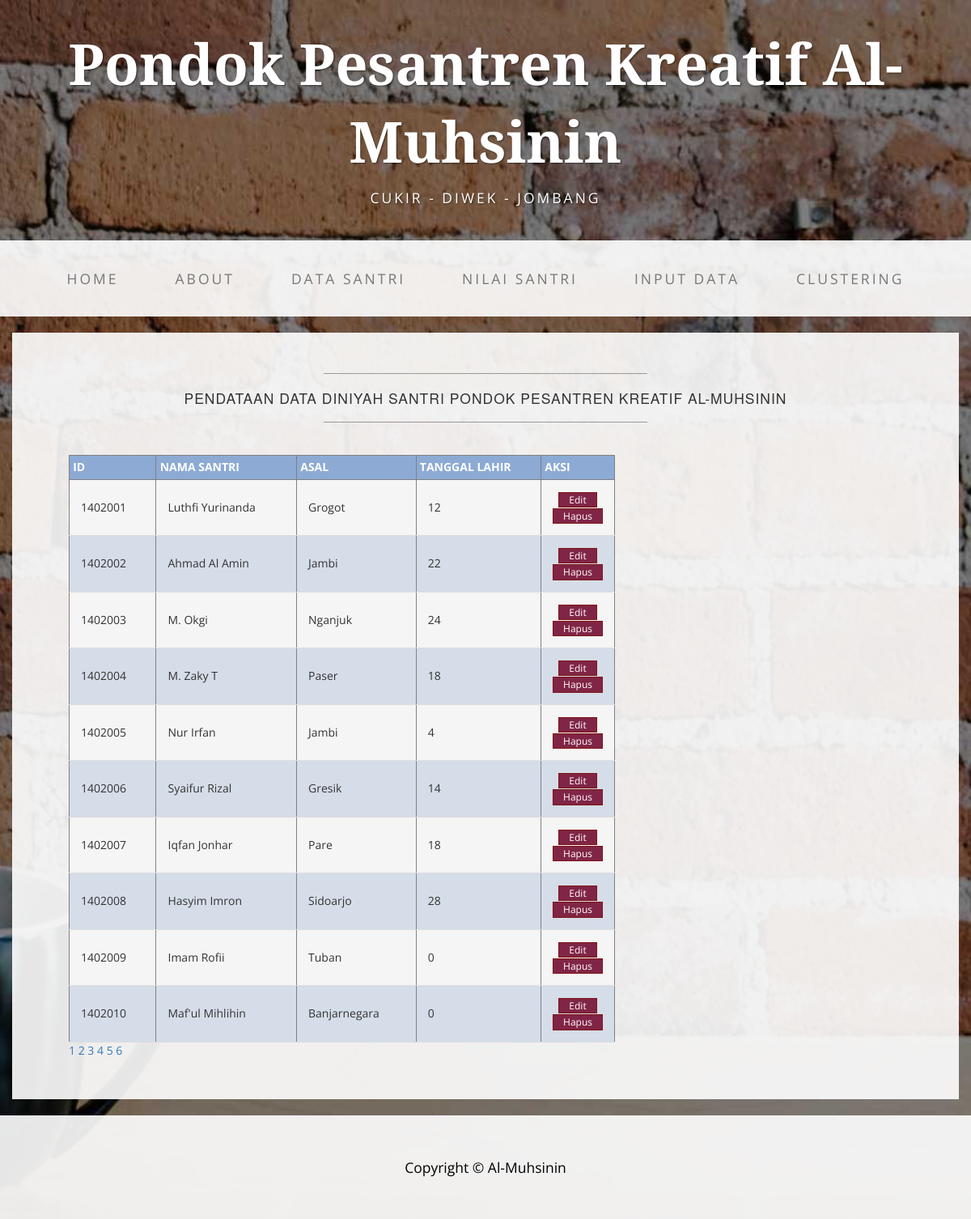
Screenshot of /inputdata.php with the database file from the repository.
### tables this page shows
CREATE TABLE `santri` (
  `Id` int(100) NOT NULL,
  `Nama` varchar(30) NOT NULL,
  `Asal` varchar(30) NOT NULL,
  `Tgl_lhr` int(11) NOT NULL,
  `Nahwu` int(11) NOT NULL,
  `Shorof` int(11) NOT NULL,
  `Fiqih` int(11) NOT NULL,
  `Hadits` int(11) NOT NULL,
  `Akhlaq` int(11) NOT NULL
);

### inputdata.php (the view, shortened to what this page needs)
<!DOCTYPE html>
<html lang="en">
<head>
    <link href="css/bootstrap.min.css" rel="stylesheet">
    <link href="css/business-casual.css" rel="stylesheet">
	<link rel="stylesheet" href="css/style.css" type="text/css" />
<link href="css/table.css" rel="stylesheet">
</head>
<body>
    <div class="brand">Pondok Pesantren Kreatif Al-Muhsinin</div>
    <div class="address-bar">Cukir - Diwek - Jombang</div>
    <nav class="navbar navbar-default" role="navigation">
        <div class="container">
            <div class="collapse navbar-collapse" id="bs-example-navbar-collapse-1">
        <ul class="nav navbar-nav">
                    <li>
                        <a href="index.php">Home</a>
                    </li>
                    <li>
                        <a href="about.php">About</a>
                    </li>
                    <li>
                        <a href="inputdata.php">Data Santri</a>
                    </li>
					<li>
                        <a href="daftarnilai.php">Nilai Santri</a>
                    </li>
					<li>
                        <a href="form_tambah.php">Input Data</a>
                    </li>
                    <li>
                        <a href="kmeans.php">Clustering</a>
                    </li>
                </ul>
            </div>
        </div>
    </nav>
    <div class="container">
        <div class="row">
            <div class="box">
                <div class="col-lg-12">
                    <hr>
                    <h2 class="intro-text text-center">Pendataan Data Diniyah Santri
					Pondok Pesantren Kreatif Al-Muhsinin
                    </h2>
                    <hr>
                </div>
                <div class="col-md-6">
<div id="content">
	<div style="overflow: auto;">
		<table  border="1" class="table-zebra-striping">
			<tr>
				<th>Id</th>
				<th>Nama Santri</th>
				<th>Asal</th>
				<th>Tanggal Lahir</th>
				<th>Aksi</th>
			</tr>
			 <?php
			 include "koneksi.php";
  $halaman = 10;
  $page = isset($_GET["halaman"]) ? (int)$_GET["halaman"] : 1;
  $mulai = ($page>1) ? ($page * $halaman) - $halaman : 0;
  $result = mysqli_query($connect, "SELECT Id, Nama, Asal, Tgl_lhr FROM santri ");
  $total = mysqli_num_rows($result);
  $pages = ceil($total/$halaman);
  $query = mysqli_query($connect, "SELECT Id, Nama, Asal, Tgl_lhr FROM santri LIMIT $mulai, $halaman")or die(mysql_error);
  while ($data = mysqli_fetch_assoc($query)) {
    ?>
				<tr>
					<td><?php echo $data['Id']; ?></td>
					<td><?php echo $data['Nama']; ?></td>
					<td><?php echo $data['Asal']; ?></td>
					<td><?php echo $data['Tgl_lhr']; ?></td>
					<td width="90px" align="center">
						<a href="edit.php?Id=<?php echo $data['Id']; ?>"><button class="button-flat">Edit</button></a>
						<a href="proses_hapus.php?Id=<?php echo $data['Id']; ?>" onclick="return confirm('Yakin hapus data?')"><button class="button-flat">Hapus</button></a>
					</td>
				</tr>
			<?php
			} ?>
		</table>
		<div class="">
  <?php for ($i=1; $i<=$pages ; $i++){ ?>
  <a href="?halaman=<?php echo $i; ?>"><?php echo $i; ?></a>
  <?php } ?>
</div>
	</div>
</div>
                </div>
                <div class="clearfix"></div>
            </div>
        </div>
    </div>
    <footer>
        <div class="container">
            <div class="row">
                <div class="col-lg-12 text-center">
                  <p>Copyright &copy; Al-Muhsinin</p>
                </div>
            </div>
        </div>
    </footer>
</body>
</html>

### css/business-casual.css (style rules this page uses)
body { font-family: "Open Sans","Helvetica Neue",Helvetica,Arial,sans-serif; background: url('../img/bg.jpg') no-repeat center center fixed; -webkit-background-size: cover; -moz-background-size: cover; background-size: cover; -o-background-size: cover; }
h1, h2, h3, h4, h5, h6 { text-transform: uppercase; font-family: "Josefin Slab","Helvetica Neue",Helvetica,Arial,sans-serif; font-weight: 700; letter-spacing: 1px; }
p { font-size: 1.25em; line-height: 1.6; color: #000; }
hr { max-width: 400px; border-color: #999999; }
.brand, .address-bar { display: none; }
.navbar-nav { text-transform: uppercase; font-weight: 400; letter-spacing: 3px; }
.box { margin-bottom: 20px; padding: 30px 15px; background: #fff; background: rgba(255,255,255,0.9); }
.intro-text { text-transform: uppercase; font-size: 1.25em; font-weight: 400; letter-spacing: 1px; }
footer { background: #fff; background: rgba(255,255,255,0.9); }
footer p { margin: 0; padding: 50px 0; }
@media screen and (min-width:768px) { .brand { display: inherit; margin: 0; padding: 30px 0 10px; text-align: center; text-shadow: 1px 1px 2px rgba(0,0,0,0.5); font-family: "Josefin Slab","Helvetica Neue",Helvetica,Arial,sans-serif; font-size: 5em; font-weight: 700; line-height: normal; color: #fff; } }
@media screen and (min-width:768px) { .address-bar { display: inherit; margin: 0; padding: 0 0 40px; text-align: center; text-shadow: 1px 1px 2px rgba(0,0,0,0.5); text-transform: uppercase; font-size: 1.25em; font-weight: 400; letter-spacing: 3px; color: #fff; } }
@media screen and (min-width:768px) { .navbar { border-radius: 0; } }
@media screen and (min-width:768px) { .navbar { min-height: 0; } }
@media screen and (min-width:768px) { .navbar-default { border: none; background: #fff; background: rgba(255,255,255,0.9); } }
@media screen and (min-width:768px) { .nav>li>a { padding: 35px; } }
@media screen and (min-width:768px) { .navbar-nav>li>a { line-height: normal; } }
@media screen and (min-width:768px) { .navbar-nav { display: table; float: none; margin: 0 auto; table-layout: fixed; font-size: 1.25em; } }
@media screen and (min-width:1200px) { .box:after { content: ''; display: table; clear: both; } }

### css/style.css (style rules this page uses)
#content { width:750px; margin:0 0 0 40px; padding:20px 0; }

### css/table.css (style rules this page uses)
.table-zebra-striping { width: 90%; border-collapse: collapse; }
.table-zebra-striping th { background: #8CAAD4; color: #FFFFFF; padding: 0.3em; text-align: left; text-transform: uppercase; }
.table-zebra-striping td { border-bottom: 1px solid #ddd; padding: 1em; }
.table-zebra-striping tr:nth-child(even) { background: #F5F5F5; }
.table-zebra-striping tr:nth-child(odd) { background: #D5DDE8; }
.button-flat { border: 1px solid #801515; background-color: #802545; color: #FFFFFF; font-size: 12px; padding: 0.01em 1em 0.01em 1em; }

### rows the page displays
santri: Id "1402001", Nama "Luthfi Yurinanda", Asal "Grogot", Tgl_lhr "12"
santri: Id "1402002", Nama "Ahmad Al Amin", Asal "Jambi", Tgl_lhr "22"
santri: Id "1402003", Nama "M. Okgi", Asal "Nganjuk", Tgl_lhr "24"
santri: Id "1402004", Nama "M. Zaky T", Asal "Paser", Tgl_lhr "18"
santri: Id "1402005", Nama "Nur Irfan", Asal "Jambi", Tgl_lhr "4"
santri: Id "1402006", Nama "Syaifur Rizal", Asal "Gresik", Tgl_lhr "14"
santri: Id "1402007", Nama "Iqfan Jonhar", Asal "Pare", Tgl_lhr "18"
santri: Id "1402008", Nama "Hasyim Imron", Asal "Sidoarjo", Tgl_lhr "28"
santri: Id "1402009", Nama "Imam Rofii", Asal "Tuban", Tgl_lhr "0"
santri: Id "1402010", Nama "Maf'ul Mihlihin", Asal "Banjarnegara", Tgl_lhr "0"
